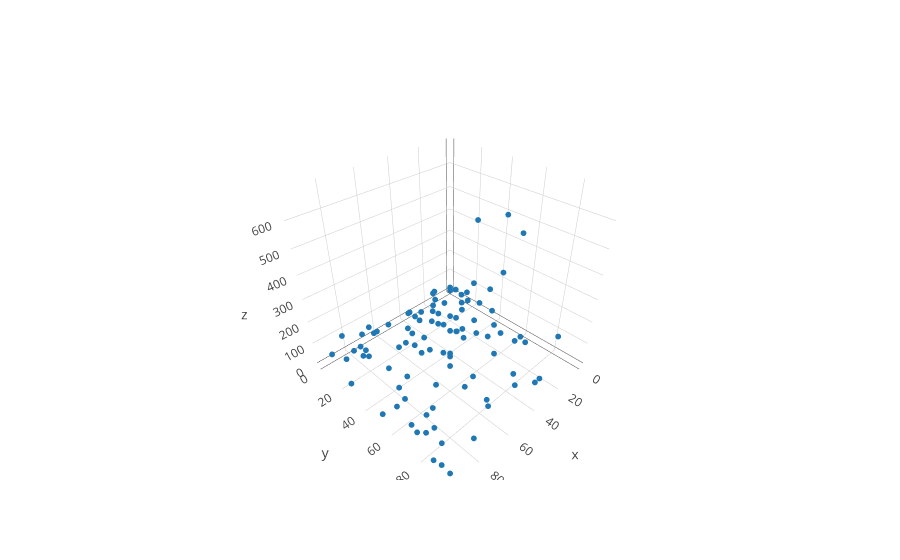

Here is the notebook cell this chart was saved with:
### Markdown cell above
Here, we take a sample of 25 percent of the above grid to "observe"

### Code cell
X_part, y_part = sim.rand_partial_grid(X, y, 0.25)
X_full, y_full, obs_idx, imag_idx = sim.fill_grid(X_part, y_part)

color = np.zeros(X_full.shape[0])
color[obs_idx] = 1.0
trace_partial_obs = go.Scatter3d(x = X_full[obs_idx, 0], y = X_full[obs_idx, 1],
                                 z= y[obs_idx], mode = 'markers', marker=dict(size = 2))
iplot([trace_partial_obs])

### Figure 1 — Plotly figure (JSON) as saved in the notebook; plotly's stock layout.template omitted (floating-point values rounded to 4 significant figures)
{"data": [{"marker": {"size": 2}, "mode": "markers", "type": "scatter3d", "x": [0, 5, 5, 5, 5, 5, 5, 5, 10, 10, 10, 10, 10, 15, 15, 15, 15, 15, 15, 20, 20, 20, 20, 20, 25, 25, 25, 25, 30, 30, 30, 30, 30, 30, 30, 35, 35, 35, 35, 35, 40, 40, 40, 40, 40, 40, 45, 45, 50, 50, 50, 55, 55, 55, 55, 55, 55, 55, 60, 60, 60, 60, 60, 60, 60, 65, 65, 65, 65, 65, 70, 70, 70, 75, 75, 75, 75, 75, 75, 80, 85, 85, 85, 85, 85, 90, 90, 90, 90, 90, 90, 90, 95, 95, 95, 95, 95, 95, 95, 95], "y": [15, 5, 10, 15, 25, 30, 40, 85, 10, 20, 25, 50, 60, 10, 25, 35, 50, 55, 65, 5, 20, 25, 50, 75, 10, 15, 35, 75, 5, 20, 30, 35, 50, 65, 90, 0, 5, 20, 80, 95, 5, 15, 35, 45, 50, 85, 10, 45, 20, 30, 45, 5, 20, 40, 45, 55, 70, 80, 0, 20, 50, 60, 70, 75, 85, 0, 40, 45, 55, 90, 0, 60, 90, 5, 10, 20, 30, 45, 90, 15, 5, 15, 55, 70, 75, 0, 15, 55, 65, 75, 80, 85, 25, 45, 50, 65, 75, 85, 90, 95], "z": [44, 53, 59, 49, 145, 60, 57, 111, 72, 43, 73, 535, 490, 22, 43, 26, 63, 42, 45, 9, 8, 19, 24, 105, 15, 22, 21, 154, 11, 7, 11, 29, 85, 411, 27, 9, 6, 41, 44, 99, 43, 46, 106, 115, 105, 40, 3, 26, 40, 62, 53, 44, 13, 68, 319, 105, 678, 22, 7, 12, 388, 108, 59, 135, 48, 51, 136, 123, 15, 331, 35, 453, 574, 15, 19, 149, 22, 57, 13, 37, 114, 86, 55, 65, 33, 21, 68, 46, 16, 41, 187, 57, 21, 249, 8, 218, 76, 8, 21, 17]}], "layout": {}}
